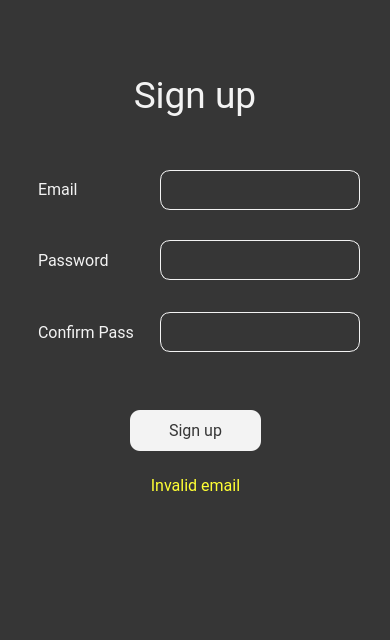
<?xml version="1.0" encoding="UTF-8"?>
<ui version="4.0">
 <class>Dialog</class>
 <widget class="QDialog" name="Dialog">
  <property name="geometry">
   <rect>
    <x>0</x>
    <y>0</y>
    <width>390</width>
    <height>640</height>
   </rect>
  </property>
  <property name="windowTitle">
   <string>Sign Up</string>
  </property>
  <property name="windowIcon">
   <iconset>
    <normaloff>icon/log-in.png</normaloff>icon/log-in.png</iconset>
  </property>
  <property name="styleSheet">
   <string notr="true">background : #363636;</string>
  </property>
  <widget class="QLabel" name="label">
   <property name="geometry">
    <rect>
     <x>0</x>
     <y>60</y>
     <width>390</width>
     <height>71</height>
    </rect>
   </property>
   <property name="sizePolicy">
    <sizepolicy hsizetype="Preferred" vsizetype="Preferred">
     <horstretch>0</horstretch>
     <verstretch>0</verstretch>
    </sizepolicy>
   </property>
   <property name="font">
    <font>
     <family>Roboto</family>
     <pointsize>28</pointsize>
    </font>
   </property>
   <property name="styleSheet">
    <string notr="true">color: rgb(243,243,243)</string>
   </property>
   <property name="text">
    <string>Sign up</string>
   </property>
   <property name="alignment">
    <set>Qt::AlignCenter</set>
   </property>
  </widget>
  <widget class="QLabel" name="invalid">
   <property name="geometry">
    <rect>
     <x>0</x>
     <y>470</y>
     <width>391</width>
     <height>31</height>
    </rect>
   </property>
   <property name="font">
    <font>
     <family>Roboto</family>
     <pointsize>12</pointsize>
    </font>
   </property>
   <property name="styleSheet">
    <string notr="true">color: #FFFF33;</string>
   </property>
   <property name="text">
    <string>Invalid email</string>
   </property>
   <property name="alignment">
    <set>Qt::AlignCenter</set>
   </property>
  </widget>
  <widget class="QLineEdit" name="password">
   <property name="geometry">
    <rect>
     <x>160</x>
     <y>240</y>
     <width>200</width>
     <height>40</height>
    </rect>
   </property>
   <property name="sizePolicy">
    <sizepolicy hsizetype="Expanding" vsizetype="Fixed">
     <horstretch>0</horstretch>
     <verstretch>0</verstretch>
    </sizepolicy>
   </property>
   <property name="font">
    <font>
     <family>Roboto</family>
     <pointsize>10</pointsize>
    </font>
   </property>
   <property name="styleSheet">
    <string notr="true">
color: rgb(243,243,243);
border-radius: 10px;
border: 1px solid rgb(243,243,243)</string>
   </property>
   <property name="text">
    <string/>
   </property>
  </widget>
  <widget class="QLabel" name="label_2">
   <property name="geometry">
    <rect>
     <x>38</x>
     <y>179</y>
     <width>71</width>
     <height>21</height>
    </rect>
   </property>
   <property name="font">
    <font>
     <family>Roboto</family>
     <pointsize>12</pointsize>
    </font>
   </property>
   <property name="styleSheet">
    <string notr="true">color: rgb(243,243,243)</string>
   </property>
   <property name="text">
    <string>Email</string>
   </property>
  </widget>
  <widget class="QLabel" name="label_3">
   <property name="geometry">
    <rect>
     <x>38</x>
     <y>250</y>
     <width>111</width>
     <height>21</height>
    </rect>
   </property>
   <property name="font">
    <font>
     <family>Roboto</family>
     <pointsize>12</pointsize>
    </font>
   </property>
   <property name="styleSheet">
    <string notr="true">color: rgb(243,243,243)</string>
   </property>
   <property name="text">
    <string>Password</string>
   </property>
  </widget>
  <widget class="QLabel" name="label_4">
   <property name="geometry">
    <rect>
     <x>38</x>
     <y>322</y>
     <width>121</width>
     <height>21</height>
    </rect>
   </property>
   <property name="font">
    <font>
     <family>Roboto</family>
     <pointsize>12</pointsize>
    </font>
   </property>
   <property name="styleSheet">
    <string notr="true">color: rgb(243,243,243)</string>
   </property>
   <property name="text">
    <string>Confirm Pass</string>
   </property>
  </widget>
  <widget class="QPushButton" name="signupbutton">
   <property name="geometry">
    <rect>
     <x>130</x>
     <y>410</y>
     <width>131</width>
     <height>41</height>
    </rect>
   </property>
   <property name="font">
    <font>
     <family>Roboto</family>
     <pointsize>12</pointsize>
    </font>
   </property>
   <property name="styleSheet">
    <string notr="true">background: rgb(243, 243, 243);
color: rgb(54, 54, 54);
border-radius: 10px;
border: none;</string>
   </property>
   <property name="text">
    <string>Sign up</string>
   </property>
  </widget>
  <widget class="QPushButton" name="btnback">
   <property name="geometry">
    <rect>
     <x>57</x>
     <y>74</y>
     <width>61</width>
     <height>41</height>
    </rect>
   </property>
   <property name="styleSheet">
    <string notr="true">border: none
</string>
   </property>
   <property name="text">
    <string/>
   </property>
   <property name="icon">
    <iconset>
     <normaloff>icon/back.png</normaloff>icon/back.png</iconset>
   </property>
   <property name="iconSize">
    <size>
     <width>64</width>
     <height>64</height>
    </size>
   </property>
  </widget>
  <widget class="QLineEdit" name="email">
   <property name="geometry">
    <rect>
     <x>160</x>
     <y>170</y>
     <width>200</width>
     <height>40</height>
    </rect>
   </property>
   <property name="font">
    <font>
     <family>Roboto</family>
     <pointsize>10</pointsize>
    </font>
   </property>
   <property name="styleSheet">
    <string notr="true">color: rgb(243,243,243);
border-radius: 10px;
border: 1px solid rgb(243,243,243);</string>
   </property>
  </widget>
  <widget class="QLineEdit" name="confirmpass">
   <property name="geometry">
    <rect>
     <x>160</x>
     <y>312</y>
     <width>200</width>
     <height>40</height>
    </rect>
   </property>
   <property name="font">
    <font>
     <family>Roboto</family>
     <pointsize>10</pointsize>
    </font>
   </property>
   <property name="styleSheet">
    <string notr="true">color: rgb(243,243,243);
border-radius: 10px;
border: 1px solid rgb(243,243,243)</string>
   </property>
  </widget>
 </widget>
 <resources/>
 <connections/>
</ui>
